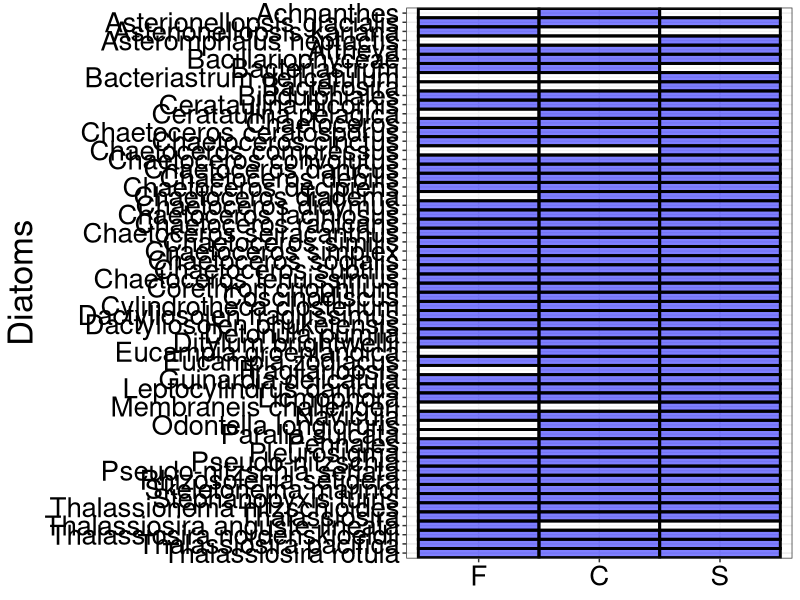
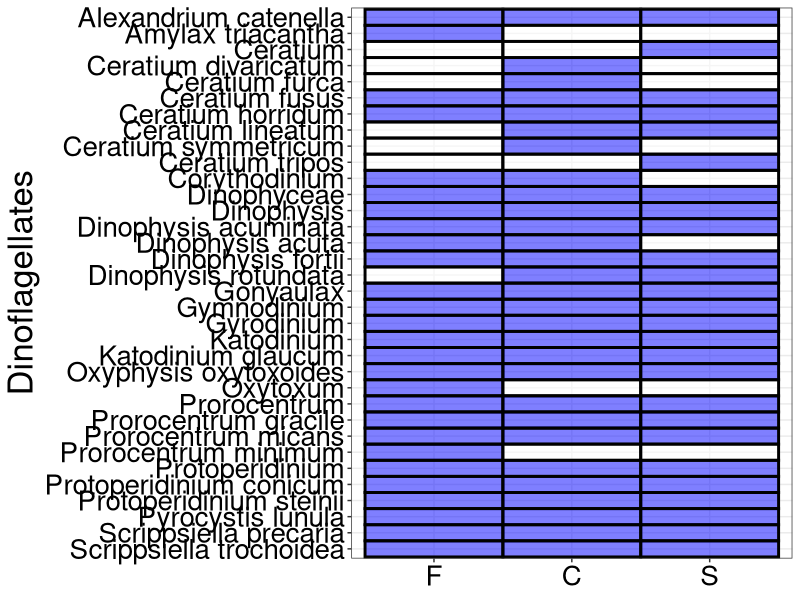
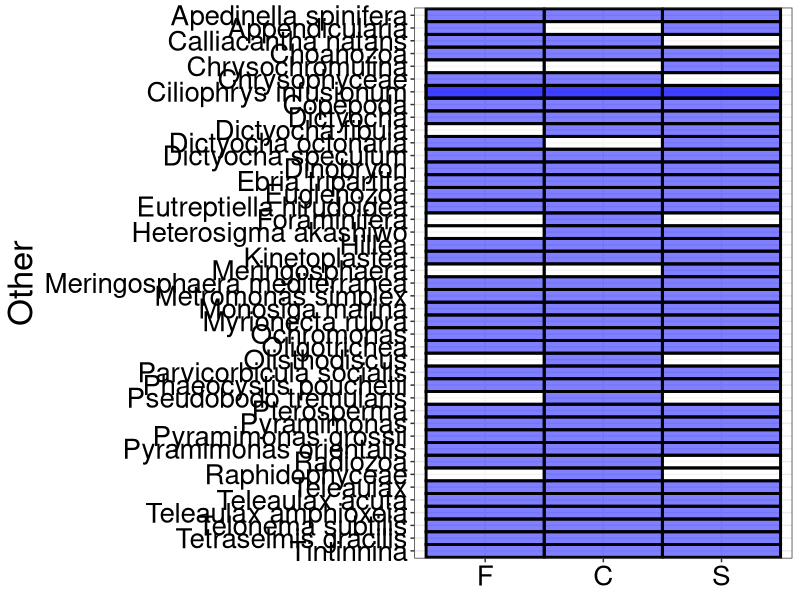
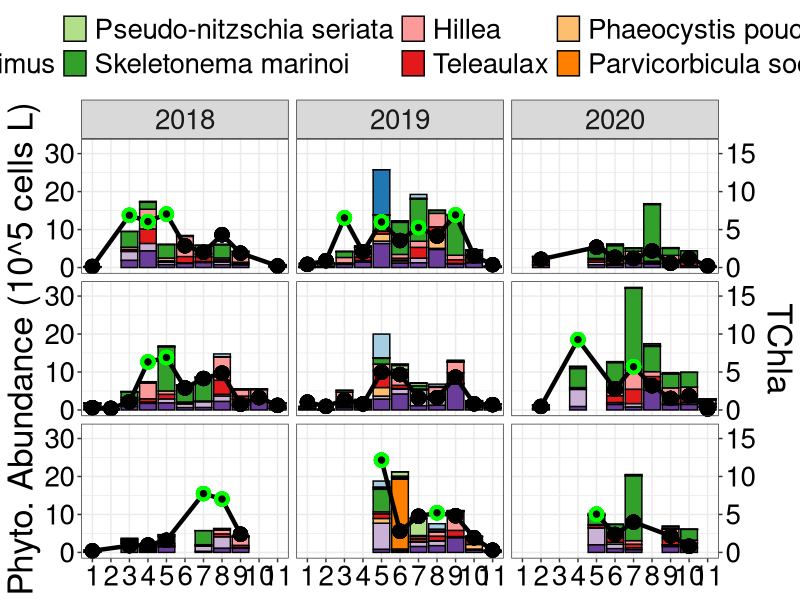
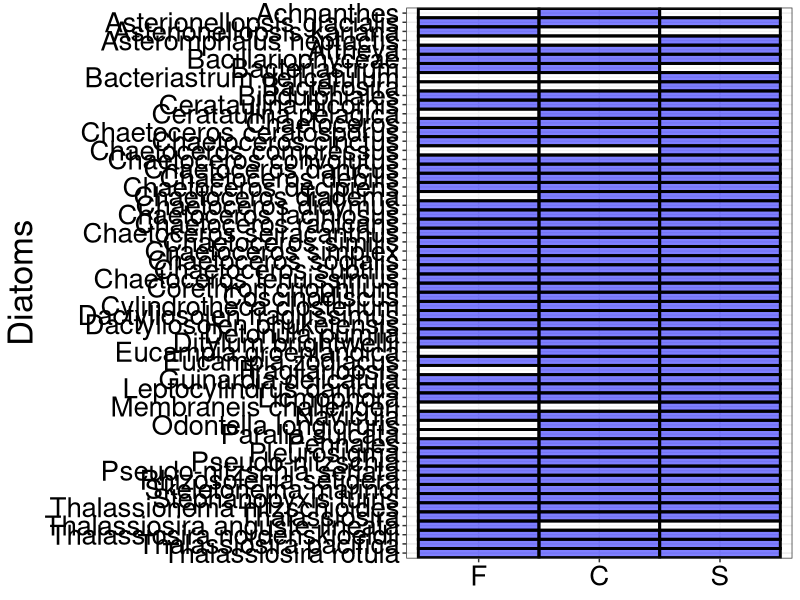
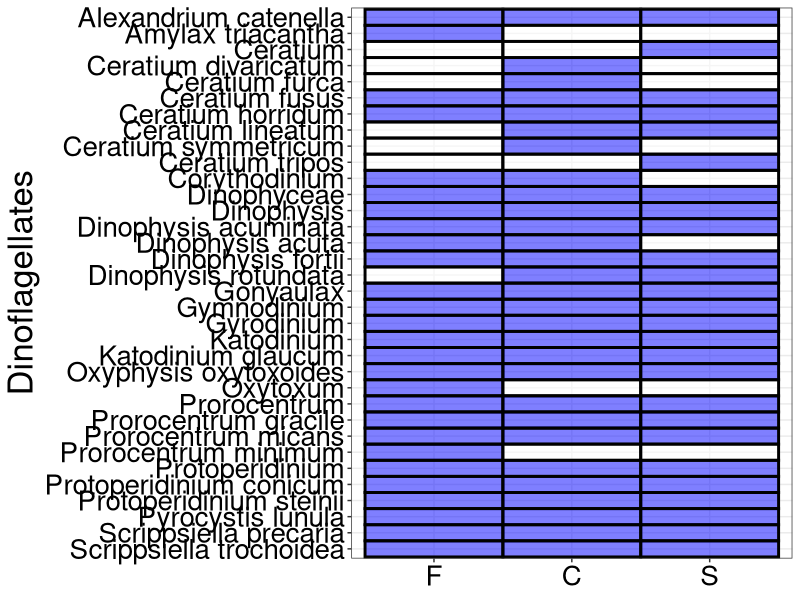
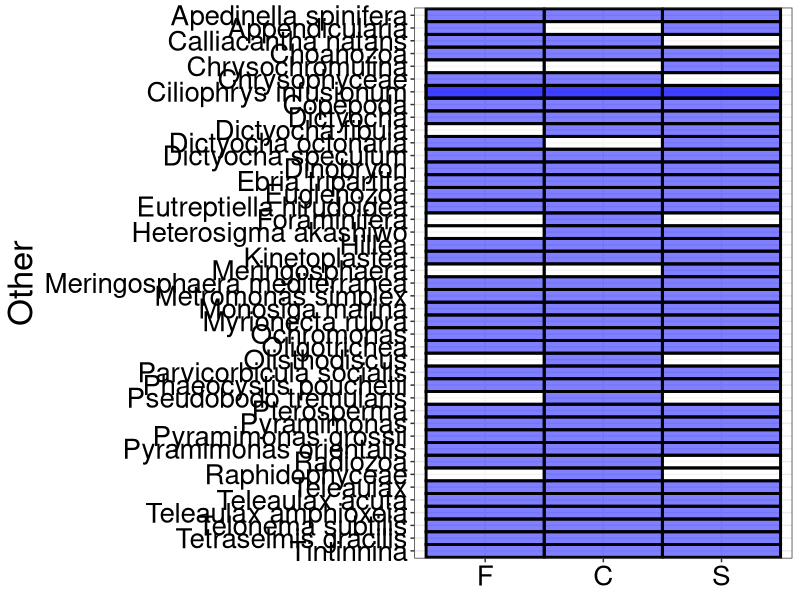
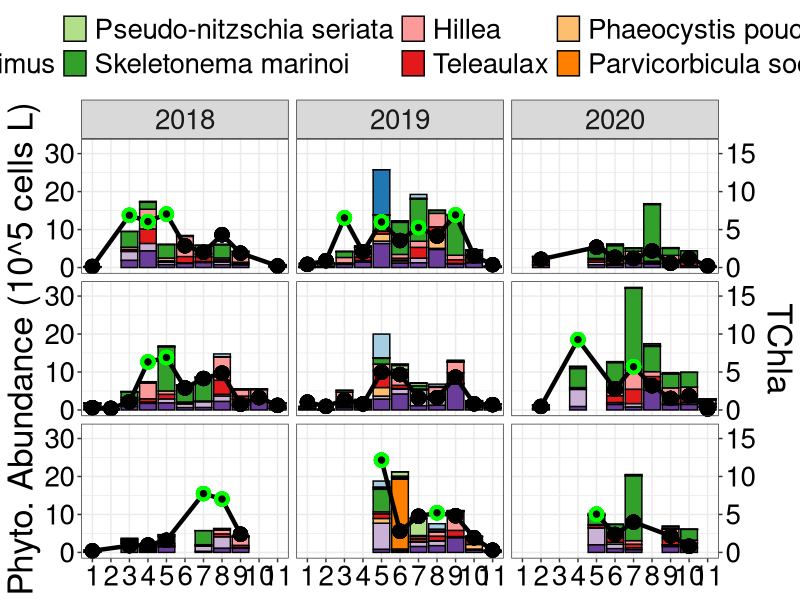

R code for these plots, in order: (Note: this script raises an error after producing the figures.)
## ---- chunk 1
#Upload packages
library(tidyverse)
library(readxl)
library(here)
library(patchwork)
library(RColorBrewer)
library(ggpubr)
library(broom)
library(vegan)
## ---- chunk 2
#Upload data from my master data standardization sheet
micro <- read_csv(here("outputs", "micro_all_2022-11-25.csv")) 

#Uploading chl data that has been converted to TChla
chl <- read_csv(here("outputs", "tchla_calibration_2022-11-15.csv"))

## ---- chunk 3
#Remove QU39
micro <- micro %>%
  filter(!site_id == "QU39") %>% 
  filter(!scientificName_accepted == "Cyanobacteria")
## ---- chunk 4



species <- micro %>% 
  distinct(scientificName)

species_f <- micro %>% 
  filter(site_id == "DFO2") %>% 
  distinct(scientificName) %>% 
  mutate(F = 1)

species_c <- micro %>% 
  filter(site_id == "KC10") %>% 
  distinct(scientificName) %>% 
  mutate(C = 1)

species_s <- micro %>% 
  filter(site_id == "QCS01") %>% 
  distinct(scientificName) %>% 
  mutate(S = 1)

p_a <- species_f %>% 
  full_join(species_c) %>% 
  full_join(species_s) %>% 
  mutate_if(is.numeric, ~ replace_na(., 0))

group_name <- micro %>% 
  distinct(group, scientificName)

p_a <- p_a %>% 
  left_join(group_name)

p_a_long <- p_a %>% 
  pivot_longer(c(F:S), names_to = "location", values_to = "p_a")
## ---- chunk 5
#Order locations from fjord to shelf
order_loc <- c("F", "C", "S")

#Chemtax - Specify order of phyto groups for figures
p_a_long <- arrange(mutate(p_a_long,
                         location = factor(location, levels = order_loc)))

p_a_long %>%
  filter(group == "Bacillariophyta") %>% 
  ggplot(aes(y = fct_rev(scientificName), x = location, fill = as.factor(p_a))) +
  geom_tile(color = "black", size = 1, alpha = 0.5) +
  scale_fill_manual(values = c("white", "blue")) +
  labs(y = "Diatoms") +
  theme_bw() +
  theme(text = element_text(size = 25),
        axis.text = element_text(colour = "black"),
        axis.title.x = element_blank(),
        legend.position = "none",
        legend.direction = "horizontal",
        legend.title = element_blank(),
        strip.background.y = element_blank(),
        strip.text.y = element_blank()) 

ggsave(here("figures_species_timeseries", "presence_absence_diatoms.png"),
       width = 5, height = 16, dpi = 300)
## ---- chunk 6
p_a_long %>%
  filter(group == "Dinoflagellata") %>% 
  ggplot(aes(y = fct_rev(scientificName), x = location, fill = as.factor(p_a))) +
  geom_tile(color = "black", size = 1, alpha = 0.5) +
  scale_fill_manual(values = c("white", "blue")) +
  labs(y = "Dinoflagellates") +
  theme_bw() +
  theme(text = element_text(size = 25),
        axis.text = element_text(colour = "black"),
        axis.title.x = element_blank(),
        legend.position = "none",
        legend.direction = "horizontal",
        legend.title = element_blank(),
        strip.background.y = element_blank(),
        strip.text.y = element_blank()) 

ggsave(here("figures_species_timeseries", "presence_absence_dino.png"),
       width = 5, height = 10, dpi = 300)
## ---- chunk 7
p_a_long %>%
  filter(!group == "Dinoflagellata" & !group == "Bacillariophyta") %>% 
  ggplot(aes(y = fct_rev(scientificName), x = location, fill = as.factor(p_a))) +
  geom_tile(color = "black", size = 1, alpha = 0.5) +
  scale_fill_manual(values = c("white", "blue")) +
  labs(y = "Other") +
  theme_bw() +
  theme(text = element_text(size = 25),
        axis.text = element_text(colour = "black"),
        axis.title.x = element_blank(),
        legend.position = "none",
        legend.direction = "horizontal",
        legend.title = element_blank(),
        strip.background.y = element_blank(),
        strip.text.y = element_blank()) 

ggsave(here("figures_species_timeseries", "presence_absence_other.png"),
       width = 5, height = 10, dpi = 300)
## ---- chunk 8
#Add year column
micro <- micro %>% 
  mutate(year = lubridate::year(date),
         month = lubridate::month(date)) %>% 
  relocate(year, .after = date) %>% 
  relocate(month, .after = year)


test <- micro %>% 
  filter(site_id == "QCS01") %>% 
  distinct(date)


micro <- micro %>%  
  mutate(month_surv = lubridate::month(date),
         month_surv = case_when(date == "2019-08-29" ~ 9,
                                date == "2019-08-31" ~ 9,
                                date == "2019-11-27" ~ 12,
                             TRUE ~ as.numeric (month_surv)))
## ---- chunk 9
# Changing site_id to location 
micro <- micro %>% 
    mutate(location = case_when(site_id == "DFO2" ~ "F",
                              site_id == "KC10" ~ "C",
                              site_id == "QCS01" ~ "S",
                              TRUE ~ as.character(site_id))) %>% 
  relocate(location, .after = site_id)

chl <- chl %>% 
    mutate(location = case_when(site_id == "DFO2" ~ "F",
                              site_id == "KC10" ~ "C",
                              site_id == "QCS01" ~ "S",
                              TRUE ~ as.character(site_id))) %>% 
  relocate(location, .after = site_id)
## ---- chunk 10
micro_all <- micro 

#Order locations from fjord to shelf
order_loc <- c("F", "C", "S")

#Chemtax - Specify order of phyto groups for figures
micro_all <- arrange(mutate(micro_all,
                         location = factor(location, levels = order_loc)))


# micro_all <- micro_all %>% 
#   filter(trophicStatus == "auto")
#I want to look at species that never contribute to more than a certain percentage to the total biomass
## ---- chunk 11
micro_all <- micro_all %>%
  group_by(date, location) %>%
  mutate(sum_count = sum(species_sum)) %>%
  ungroup() %>%
  mutate(perc = species_sum/sum_count)

micro_all <- micro_all %>%
  group_by(scientificName) %>%
  mutate(max = max(perc),
         max_abund = max(species_sum)) %>% 
  ungroup()
## ---- chunk 12
#Looking at DFO2 2018 Other diatoms
dfo2 <- micro_all %>% 
  filter(site_id == "DFO2" & year == 2018 & (month == 4))
## ---- chunk 13
#Make a total diatom sum column for each date and then divide each species count by the total to derive a relative contribution
# micro_all <- micro_all %>% 
#   group_by(date, location) %>% 
#   mutate(sum_count = sum(species_sum)) %>% 
#   ungroup() %>% 
#   mutate(perc = species_sum/sum_count)

#Make a column showing the max contribution for each species
# micro_all <- micro_all %>% 
#   group_by(scientificName) %>% 
#   mutate(max = max(perc),
#          max_abund = max(species_sum)) %>% 
#   ungroup()
## ---- chunk 14
test <- micro_all %>% 
  distinct(scientificName, max, max_abund)
## ---- chunk 15
micro_all_gt10_perc <- micro_all %>% 
  mutate(scientificName2 = ifelse(max_abund < 325000 & group == "Bacillariophyta",
                                  "Other diatom", scientificName)) %>% 
  mutate(scientificName2 = ifelse(max < 0.325000 & !group == "Bacillariophyta",
                                  "Other flagellate", scientificName2))
## ---- chunk 16
micro_all_gt10_perc2 <- micro_all_gt10_perc %>% 
  group_by(date, month_surv, location, scientificName2) %>% 
  summarise(species_sum = sum(species_sum)) %>% 
  ungroup()
## ---- chunk 17
micro_all_c <- micro_all_gt10_perc2  

colourCount_c = length(unique(micro_all_c$scientificName2))
getPalette_c = colorRampPalette(brewer.pal(10, "Paired"))
## ---- chunk 18
spec_dist <- micro_all_c %>% 
  distinct(scientificName2)
## ---- chunk 19
#25%
spec_ord <- c("Biddulphiales", #
              "Chaetoceros tenuissimus", #
              # "Pennales", #
              "Pseudo-nitzschia seriata", #
              # "Rhizosolenia setigera", #
              "Skeletonema marinoi", #
              # "Olisthodiscus", #
              "Hillea", #
              "Teleaulax", #
              "Phaeocystis pouchetii", #
              "Parvicorbicula socialis",
              "Other diatom", #
              "Other flagellate") #




# spec_ord <- c("Biddulphiales", #
#               "Chaetoceros tenuissimus", #
#               "Pennales", #
#               "Pseudo-nitzschia seriata", #
#               "Rhizosolenia setigera", #
#               "Skeletonema marinoi", #
#               "Olisthodiscus", #
#               "Hillea", #
#               "Teleaulax", #
#               "Phaeocystis pouchetii", #
#               "Other diatom", #
#               "Other flagellate") #

#20%
# spec_ord <- c("Biddulphiales",
#               "Chaetoceros cinctus",
#               "Chaetoceros tenuissimus",
#               "Pseudo-nitzschia seriata",
#               "Rhizosolenia setigera",
#               "Skeletonema marinoi small",
#               "Skeletonema marinoi large",
#               "Olisthodiscus",
#               "Hillea",
#               "Teleaulax",
#               "Phaeocystis pouchetii",
#               "Pyramimonas orientalis",
#               "Other")

#10%
# spec_ord <- c("Biddulphiales",
#               "Chaetoceros cinctus",
#               "Chaetoceros tenuissimus",
#               "Pseudo-nitzschia",
#               
#               "Rhizosolenia setigera",
#               "Skeletonema marinoi large",
#               "Skeletonema marinoi small",
#               "Thalassiosira nordenskioeldii",
#               "Thalassiosira pacifica",
#               "Olisthodiscus",
#               "Hillea",
#               "Teleaulax",
#               "Pterosperma",
#               "Pyramimonas orientalis",
#               "Phaeocystis pouchetii")

micro_all_c <- arrange(mutate(micro_all_c,
                         scientificName2 = factor(scientificName2,
                                                 levels = spec_ord)))
## ---- chunk 20
micro_all_chl <- micro_all_c %>% 
  left_join(chl)

micro_all_chl <- arrange(mutate(micro_all_chl,
                         location = factor(location, levels = order_loc)))
## ---- chunk 21
coeff <- 2

micro_all_chl %>%   
  mutate(year = lubridate::year(date)) %>% 
  ggplot() + 
  geom_bar(aes(x = as.factor(month_surv), y = species_sum/100000, 
           fill = scientificName2), stat = "identity", position = "stack",
           color = "black") +
  scale_fill_manual(values = getPalette_c(colourCount_c)) +
  geom_line(aes(x = month_surv, y = tchla*coeff), size = 1.5) +
  geom_point(aes(x = month_surv, y = tchla*coeff, 
                 color = ifelse(tchla < 5, "Fail", "Pass")), size = 2.5, pch = 21,
             stroke = 2, fill = "black") +
  scale_y_continuous(name = "Phyto. Abundance (10^5 cells L)",
                     sec.axis = sec_axis(~ . /coeff, name = "TChla")) +
  scale_color_manual(values = c("black", "green"))+
  facet_grid(location ~ year) +
  theme_bw() +
  theme(text = element_text(size = 25),
        axis.title.x = element_blank(),
        # axis.text.y = element_blank(),
        axis.text = element_text(colour = "black"),
        legend.position = "top",
        legend.direction = "horizontal",
        legend.title = element_blank(),
        strip.background.y = element_blank(),
        strip.text.y = element_blank()) +
  guides(fill = guide_legend(nrow = 2),
         color = "none")

ggsave(here("figures_species_timeseries", "compositions_all_10species.png"),
       width = 16, height = 10, dpi = 300)
## ---- chunk 22
micro_all_chl2 <- micro_all_chl %>% 
  unite(label, c(location, date), sep = "", remove = FALSE)

micro_all_chl3 <- micro_all_chl2 %>% 
  left_join(pca_clust)
## ---- chunk 23
coeff <- 2

micro_all_chl3 %>%   
  mutate(year = lubridate::year(date)) %>% 
  ggplot() + 
  geom_point(aes(x = as.factor(month_surv), y = 34, color = as.factor(cluster)),
             size = 6) +
  geom_bar(aes(x = as.factor(month_surv), y = species_sum/100000, 
           fill = scientificName2), stat = "identity", position = "stack",
           color = "black") +
  scale_fill_manual(values = getPalette_c(colourCount_c)) +
  geom_line(aes(x = month_surv, y = tchla*coeff), size = 1.5) +
  geom_point(aes(x = month_surv, y = tchla*coeff), size = 2.5, pch = 21,
             stroke = 2, fill = "black") +
  scale_y_continuous(name = "Phyto. Abundance (10^5 cells L)",
                     sec.axis = sec_axis(~ . /coeff, name = "TChla")) +
  scale_color_brewer(palette = "Set1") +
  # scale_color_manual(values = c("black", "green"))+
  facet_grid(location ~ year) +
  theme_bw() +
  theme(text = element_text(size = 25),
        axis.title.x = element_blank(),
        # axis.text.y = element_blank(),
        axis.text = element_text(colour = "black"),
        legend.position = "top",
        legend.direction = "horizontal",
        legend.title = element_blank(),
        strip.background = element_blank(),
        strip.text.y = element_blank()) +
  guides(fill = guide_legend(nrow = 2),
         color = "none")

ggsave(here("figures_species_timeseries", "test2.png"),
       width = 16, height = 10, dpi = 300)
## ---- chunk 24

#Adding location instead of site ID for interpretation of results
chem <- chem %>% 
    mutate(location = case_when(site_id == "DFO2" ~ "F",
                              site_id == "KC10" ~ "C",
                              site_id == "QCS01" ~ "S",
                              TRUE ~ as.character(site_id))) %>% 
  relocate(location, .after = site_id)

#Creating a unique location-date ID for each sample - makes labels for plotting by dendrogram more informative 
chem <- chem %>% 
  unite(sample_name, c(location, date), sep = "", remove = FALSE)

chem <- chem %>% 
  rename(cyan = Cyanobacteria, hapt = Hapto, GA = `Prasinophytes-3`,
         cryp = Cryptophytes, dino = `Dinoflagellates-1`, dict = Dictyo, 
         raph = Raphido,
         diat = `Diatoms-1`)



## ---- chunk 25
#Here, only including 2019-2020
chem <- chem %>% 
  filter(date < "2021-01-01")

chem_long <- chem %>% 
  pivot_longer(c(cyan:diat), names_to = "group", values_to = "tchla")
## ---- chunk 26
#Order locations from fjord to shelf
order_loc <- c("F", "C", "S")

#Chemtax - Specify order of phyto groups for figures
chem_long <- arrange(mutate(chem_long,
                         location = factor(location, levels = order_loc)))


#Chemtax - Specify order of phyto groups for figures
chl <- arrange(mutate(chl,
                         location = factor(location, levels = order_loc)))
## ---- chunk 27
#Setting plotting order phytoplankton groups

#Order phytoplankton groups roughly from smallest to largest - create order list
order_chem <- c("cyan", "hapt", "GA", "cryp",
                   "dino", "raph", "dict", "diat")

#Chemtax spring bloom - Specify order of phyto groups for figures
chem_long <- arrange(mutate(chem_long,
                                group = factor(group,
                                levels = order_chem)))

## ---- chunk 28
#Set Color palette for plotting. Currently based on QU39 manuscript. Brewer has some good ones for R style.
palette <- c("#ff8000", #1 - Diatoms (orange)
             "#ff99c7", #2 - Dictyochophytes (pink)
             "#4d6600", #3 - Raphidophytes (dark green)
             "#ff0000", #4 - Dinoflagellates (Red)
             "#ffff00", #5 - Cryptophytes (yellow)
             "#00ff00", #6 - Chlorophyta (light green)
             "#7d4dcc", #7 - Haptophytes (purple)
             "#000000") #8 - Cyanobacteria (black)
## ---- chunk 29
chem_long <- chem_long %>%
    mutate(year = lubridate::year(date),
         month = lubridate::month(date)) %>%
  mutate(month_surv = case_when(date == "2019-08-31" ~ 9,
                                TRUE ~ as.numeric (month)))
## ---- chunk 30
chem_19_c <- chem_long %>%
  filter(site_id == "KC10" & year == 2019) %>% 
  filter(month > 4 & month < 12) %>% 
  ggplot() +
  geom_bar(aes(x = as.factor(month_surv), y = tchla, 
           fill = fct_rev(group)), stat = "identity", position = "stack",
           color = "black") +
  scale_fill_manual(values = palette,
                    labels = c("Diat", "Dict", "Raph", "Dino", "Cryt", "Chlo", 
                               "Hapt", "Cyan")) +
  # scale_x_date(limits = as.Date(c("2019-01-01", "2020-01-01"))) +
  ylim(0, 12.5) +
  theme_bw() +
  theme(text = element_text(size = 25),
        axis.title.x = element_blank(),
        axis.title.y = element_blank(),
        axis.text.y = element_blank(),
        axis.text = element_text(colour = "black"),
        legend.position = "none",
        # legend.direction = "horizontal",
        legend.title = element_blank(),
        strip.background.y = element_blank(),
        # strip.text.y = element_blank()
        ) +
  guides(fill = guide_legend(ncol = 1),
         color = "none")

chem_19_s <- chem_long %>%
  filter(site_id == "QCS01" & year == 2019) %>% 
  ggplot() +
  geom_bar(aes(x = as.factor(month_surv), y = tchla, 
           fill = fct_rev(group)), stat = "identity", position = "stack",
           color = "black") +
  scale_fill_manual(values = palette,
                    labels = c("Diat", "Dict", "Raph", "Dino", "Cryt", "Chlo", 
                               "Hapt", "Cyan")) +
  # scale_x_date(limits = as.Date(c("2019-01-01", "2020-01-01"))) +
  ylim(0, 12.5) +
  theme_bw() +
  theme(text = element_text(size = 25),
        axis.title.x = element_blank(),
        axis.title.y = element_blank(),
        axis.text.y = element_blank(),
        axis.text = element_text(colour = "black"),
        legend.position = "right",
        # legend.direction = "horizontal",
        legend.title = element_blank(),
        strip.background.y = element_blank(),
        # strip.text.y = element_blank()
        ) +
  guides(fill = guide_legend(ncol = 1),
         color = "none")
## ---- chunk 31
hetero <- micro_all %>% 
  filter(site_id == "QCS01" & year == 2019) %>% 
  filter(genus == "Gonyaulax" | genus == "Gymnodinium" | genus == "Prorocentrum" |
           genus == "scrippsiella" | genus == "Gyrodinium")
## ---- chunk 32
micro_all_19 <- micro_all %>%
    mutate(year = lubridate::year(date),
         month = lubridate::month(date)) %>%
  mutate(month_surv = case_when(date == "2019-08-31" ~ 9,
                                TRUE ~ as.numeric (month)))



micro_all_19 <- micro_all_19 %>% 
  left_join(fecal)
## ---- chunk 33
micro_all_19_c <- micro_all_19 %>% 
  filter(site_id == "KC10" & year == 2019) %>%
  filter(month > 4 & month < 12) %>% 
  filter(genus == "Gonyaulax" | genus == "Gymnodinium" | genus == "Prorocentrum" |
           genus == "scrippsiella" | genus == "Gyrodinium") %>% 
  ggplot() +
  geom_bar(aes(x = as.factor(month_surv), y = species_sum/100, 
           fill = scientificName), stat = "identity", position = "stack",
           color = "black") +
  # geom_point(aes(x = as.factor(month_surv), y = fecal)) +
  theme_bw() +
  theme(text = element_text(size = 25),
        axis.title.x = element_blank(),
        # axis.text.y = element_blank(),
        axis.text = element_text(colour = "black"),
        legend.position = "none",
        # legend.direction = "horizontal",
        legend.title = element_blank(),
        strip.background = element_blank(),
        strip.text.y = element_blank()) +
  guides(fill = guide_legend(ncol = 1),
         color = "none")

micro_all_19_s <- micro_all_19 %>% 
  filter(site_id == "QCS01" & year == 2019) %>%
  filter(month > 4 & month < 12) %>% 
  filter(genus == "Gonyaulax" | genus == "Gymnodinium" | genus == "Prorocentrum" |
           genus == "scrippsiella" | genus == "Gyrodinium") %>% 
  ggplot() +
  geom_bar(aes(x = as.factor(month_surv), y = species_sum/100, 
           fill = scientificName), stat = "identity", position = "stack",
           color = "black") +
  theme_bw() +
  theme(text = element_text(size = 25),
        axis.title.x = element_blank(),
        # axis.text.y = element_blank(),
        axis.text = element_text(colour = "black"),
        legend.position = "right",
        # legend.direction = "horizontal",
        legend.title = element_blank(),
        strip.background = element_blank(),
        strip.text.y = element_blank()) +
  guides(fill = guide_legend(ncol = 1),
         color = "none")
## ---- chunk 34
fig <- chem_19_c + chem_19_s + micro_all_19_c + micro_all_19_s

ggsave(here("figures_species_timeseries", "hetero_19_test.png"),
       width = 16, height = 10, dpi = 300)
## ---- chunk 35
test <- micro_all %>% 
  filter(location == "C" & month == 4 & year == 2020)
## ---- chunk 36
#I want to plot diversity rather than TChla here.

#Calculate diversity.

micro_div <- micro %>%
  # filter(group == "Bacillariophyta") %>% 
  select(date, site_id, scientificName, species_sum) %>% 
  pivot_wider(names_from = scientificName, values_from = species_sum) %>% 
  mutate_if(is.numeric, ~ replace_na(., 0))

div <- micro_div[,3:ncol(micro_div)]

div <- diversity(div, "shannon")

micro_meta <- micro_div[, 1:2]

div_full <- cbind(micro_meta, div)

micro_all_chl <- micro_all_chl %>% 
  left_join(div_full)
## ---- chunk 37
coeff <- 10

micro_all_chl %>%   
  mutate(year = lubridate::year(date)) %>% 
  ggplot() + 
  geom_bar(aes(x = as.factor(month_surv), y = species_sum/100000, 
           fill = scientificName2), stat = "identity", position = "stack",
           color = "black") +
  scale_fill_manual(values = getPalette_c(colourCount_c)) +
  geom_line(aes(x = month_surv, y = div*coeff), size = 1.5) +
  geom_point(aes(x = as.factor(month_surv), y = div*coeff), size = 2.5, pch = 21,
             stroke = 2, fill = "black") +
  scale_y_continuous(name = "Phyto. Abundance (10^5 cells L)",
                     sec.axis = sec_axis(~ . /coeff, name = "H'")) +
  scale_color_manual(values = c("black", "green"))+
  facet_grid(location ~ year) +
  theme_bw() +
  theme(text = element_text(size = 25),
        axis.title.x = element_blank(),
        # axis.text.y = element_blank(),
        axis.text = element_text(colour = "black"),
        legend.position = "top",
        legend.direction = "horizontal",
        legend.title = element_blank(),
        strip.background.y = element_blank(),
        strip.text.y = element_blank()) +
  guides(fill = guide_legend(ncol = 4),
         color = "none")

ggsave(here("figures_species_timeseries", "compositions_all_10species_diversity.png"),
       width = 16, height = 10, dpi = 300)
## ---- chunk 38
div_stat <- div_full %>% 
  group_by(site_id) %>% 
  summarise(mean_div = mean(div)) %>% 
  ungroup()
## ---- chunk 39
write_csv(div_full, here("outputs", "diversity.csv"))
## ---- chunk 40
species_all <- micro %>% 
  distinct(scientificName)

species_met <- micro %>% 
  filter(group == "Metazoa") %>% 
  distinct(scientificName)

species_pro <- micro %>% 
  filter(group == "Protozoa") %>% 
  distinct(scientificName)

species_cil <- micro %>% 
  filter(group == "Ciliophora") %>% 
  distinct(scientificName)

species_kin <- micro %>% 
  filter(group == "Kinetoplastidea") %>% 
  distinct(scientificName)

# micro <- micro %>% 
#   filter(
#            !scientificName_accepted == "Cyanobacteria" &
#            !group == "Metazoa" &
#            !group == "Protozoa" &
#            !group == "Choanoflagellata" &
#            !group == "Ciliophora" &
#            !group == "Kinetoplastidea")
